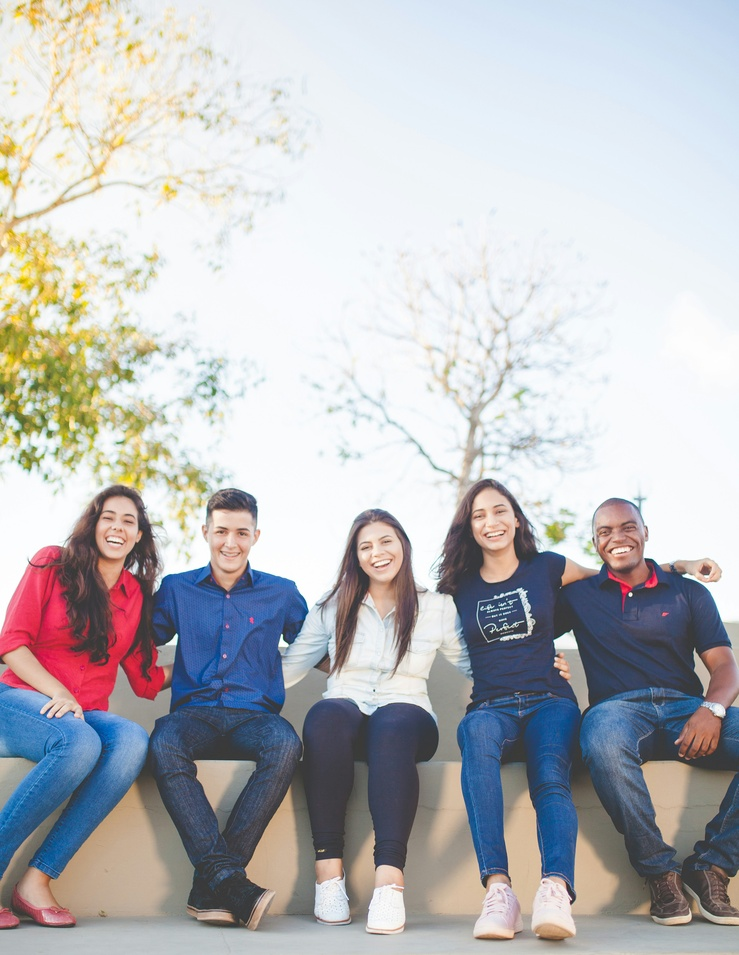
#> input picture Classical Computer Vision Pipeline/naassom-azevedo-Q_Sei-TqSlc-unsplash.jpg, 739 x 955 px, shrunk from 3589 x 4641 before the run
$ jupyter execute ClassicalCVPipeline.ipynb   (shell and % lines are left out)
#> lines starting #> are read from the running program, lines starting #| are printed output that depends on the picture; after the words box and inside, x2 and y2 are one past the last pixel; in counts of white or black regions, pixels touching at a corner belong together
## 🎯 Objective

The objective of this project is to implement a real-time face and eye detection system using classical computer vision techniques.

This project uses:
- OpenCV library
- Haar Cascade Classifier
- Webcam input
- Image processing techniques

The system detects faces and eyes and updates the result every second.

## 📚 Theory

### 1. Classical Computer Vision

Classical computer vision relies on hand-crafted features and traditional machine learning methods rather than deep learning.

### 2. Haar Cascade Classifier

The Haar Cascade algorithm:
- Uses Haar-like features
- Uses integral images for fast computation
- Applies AdaBoost for feature selection
- Uses cascade stages for efficient detection

It is widely used for:
- Face detection
- Eye detection
- Object detection (basic cases)

### 3. Detection Pipeline

1. Capture image from webcam
2. Convert image to grayscale
3. Detect faces
4. Detect eyes inside face region
5. Draw bounding boxes
6. Display result

[cell 1]

import cv2
import numpy as np
import matplotlib.pyplot as plt

[cell 2]
from PIL import Image
import matplotlib.pyplot as plt

img = Image.open("naassom-azevedo-Q_Sei-TqSlc-unsplash.jpg")
#> img is the input picture: PIL image 739x955 RGB; mean R, G, B 186.1, 186.2, 189
plt.imshow(img)
plt.axis("off")

[cell 3]
image_path = "naassom-azevedo-Q_Sei-TqSlc-unsplash.jpg"   # <-- CHANGE THIS

img = cv2.imread(image_path)
#> img: shape (955, 739, 3)

if img is None:
    print("❌ Image not found. Check file name.")
else:
    print("✅ Image loaded successfully")

[cell 4]
import cv2
import urllib.request

# Download Haar cascade files
url_face = "https://raw.githubusercontent.com/opencv/opencv/master/data/haarcascades/haarcascade_frontalface_default.xml"
url_eye = "https://raw.githubusercontent.com/opencv/opencv/master/data/haarcascades/haarcascade_eye.xml"

urllib.request.urlretrieve(url_face, "haarcascade_frontalface_default.xml")
urllib.request.urlretrieve(url_eye, "haarcascade_eye.xml")

# Load cascades
face_cascade = cv2.CascadeClassifier("haarcascade_frontalface_default.xml")
eye_cascade = cv2.CascadeClassifier("haarcascade_eye.xml")

print("✅ Haar Cascades Loaded")

[cell 5]
# Convert to grayscale
gray = cv2.cvtColor(img, cv2.COLOR_BGR2GRAY)
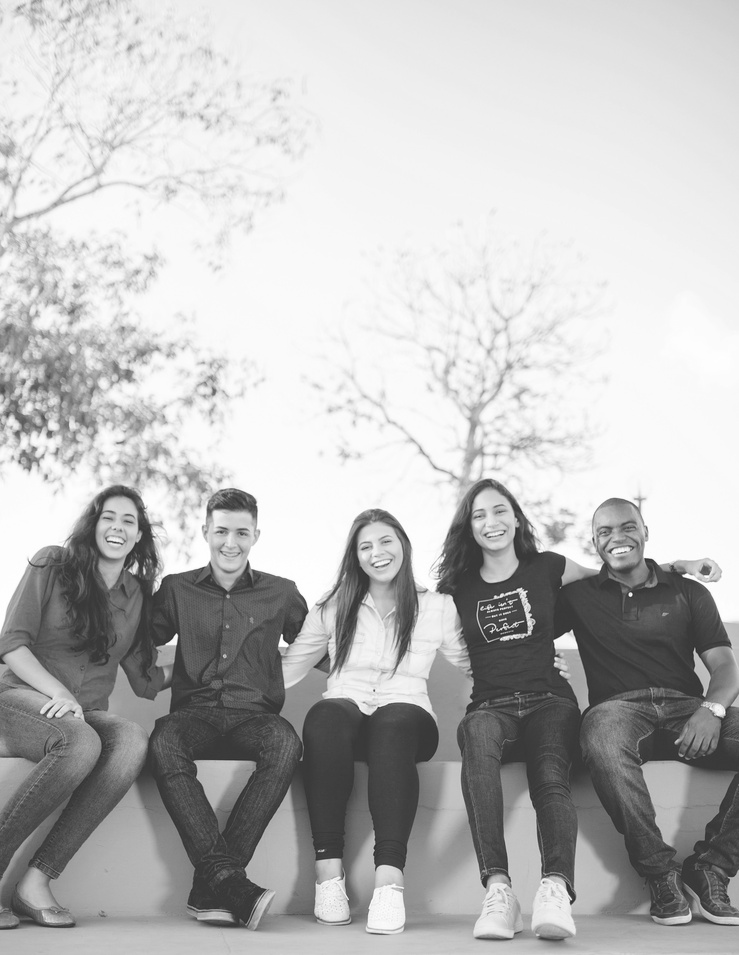
#> gray: shape (955, 739); min 40, max 255, mean 186.5
rgb = cv2.cvtColor(img, cv2.COLOR_BGR2RGB)

# Detect faces
faces = face_cascade.detectMultiScale(gray, 1.3, 5)
#> faces = [[461, 491, 59, 59], [89, 497, 58, 58], [348, 522, 58, 58], [201, 509, 59, 59], [90, 539, 60, 60]]

eyes_total = 0

for (x, y, w, h) in faces:
    # Draw rectangle around face
    cv2.rectangle(rgb, (x, y), (x+w, y+h), (0,255,0), 2)

    roi_gray = gray[y:y+h, x:x+w]
    roi_color = rgb[y:y+h, x:x+w]

    # Detect eyes inside face
    eyes = eye_cascade.detectMultiScale(roi_gray, 1.3, 5)
    eyes_total += len(eyes)

    for (ex, ey, ew, eh) in eyes:
        cv2.rectangle(
            roi_color,
            (ex, ey),
            (ex+ew, ey+eh),
            (255, 0, 0),
            2
        )
#> this loop made 5 passes
#> pass 1, `roi_gray = gray[y:y+h, x:x+w]`:
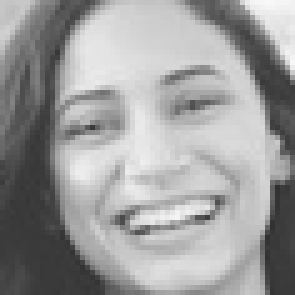
#> roi_gray: shape (59, 59) (shown 5 times larger); min 48, max 248, mean 156.3
#> pass 1, `roi_color = rgb[y:y+h, x:x+w]`:
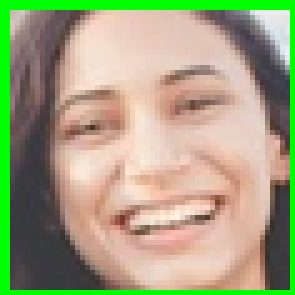
#> roi_color: shape (59, 59, 3) (shown 5 times larger); mean R, G, B 162.3, 162.6, 127.4
#> pass 2, `roi_gray = gray[y:y+h, x:x+w]`:
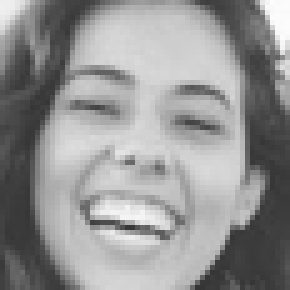
#> roi_gray: shape (58, 58) (shown 5 times larger); min 53, max 252, mean 147.8
#> pass 2, `roi_color = rgb[y:y+h, x:x+w]`:
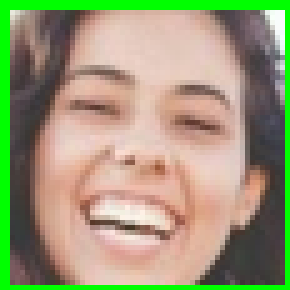
#> roi_color: shape (58, 58, 3) (shown 5 times larger); mean R, G, B 155.6, 154.6, 119.4
#> after the loop:
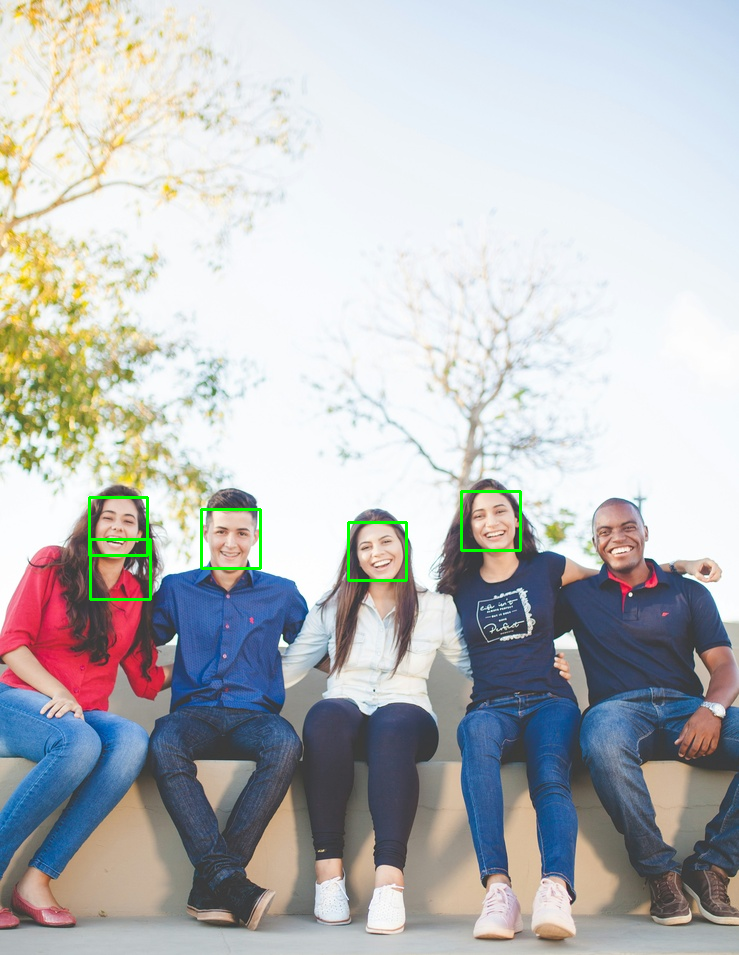
#> rgb: shape (955, 739, 3); 0.49% of pixels changed, all inside (x1, y1, x2, y2) = (88, 490, 522, 601)
#> after the loop:
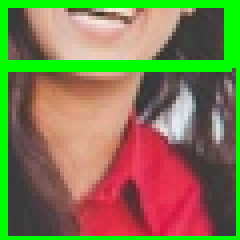
#> roi_color: shape (60, 60, 3) (shown 4 times larger); mean R, G, B 130.5, 122, 80.7
#> after the loop:
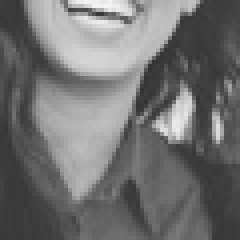
#> roi_gray: shape (60, 60) (shown 4 times larger); min 51, max 245, mean 112.9
#> after the loop, eyes_total = 0

print("Faces detected:", len(faces))
#| Faces detected: 5
print("Eyes detected:", eyes_total)
#| Eyes detected: 0

# Display result
plt.figure(figsize=(8,6))
plt.imshow(rgb)
plt.axis("off")
plt.title("Face and Eye Detection Result")
plt.show()
